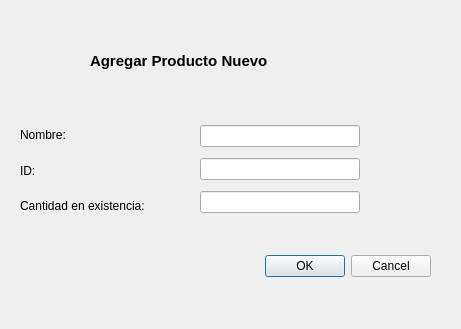
<?xml version="1.0" encoding="UTF-8"?>
<ui version="4.0">
 <class>AgregarProducto</class>
 <widget class="QDialog" name="AgregarProducto">
  <property name="geometry">
   <rect>
    <x>0</x>
    <y>0</y>
    <width>461</width>
    <height>329</height>
   </rect>
  </property>
  <property name="windowTitle">
   <string>Dialog</string>
  </property>
  <widget class="QDialogButtonBox" name="buttonBox">
   <property name="geometry">
    <rect>
     <x>250</x>
     <y>250</y>
     <width>181</width>
     <height>32</height>
    </rect>
   </property>
   <property name="orientation">
    <enum>Qt::Horizontal</enum>
   </property>
   <property name="standardButtons">
    <set>QDialogButtonBox::Cancel|QDialogButtonBox::Ok</set>
   </property>
  </widget>
  <widget class="QLabel" name="label">
   <property name="geometry">
    <rect>
     <x>90</x>
     <y>40</y>
     <width>241</width>
     <height>41</height>
    </rect>
   </property>
   <property name="font">
    <font>
     <pointsize>11</pointsize>
     <bold>true</bold>
    </font>
   </property>
   <property name="text">
    <string>Agregar Producto Nuevo</string>
   </property>
  </widget>
  <widget class="QWidget" name="verticalLayoutWidget">
   <property name="geometry">
    <rect>
     <x>20</x>
     <y>120</y>
     <width>160</width>
     <height>101</height>
    </rect>
   </property>
   <layout class="QVBoxLayout" name="verticalLayout">
    <item>
     <widget class="QLabel" name="label_2">
      <property name="text">
       <string>Nombre: </string>
      </property>
     </widget>
    </item>
    <item>
     <widget class="QLabel" name="label_3">
      <property name="text">
       <string>ID: </string>
      </property>
     </widget>
    </item>
    <item>
     <widget class="QLabel" name="label_4">
      <property name="text">
       <string>Cantidad en existencia:</string>
      </property>
     </widget>
    </item>
   </layout>
  </widget>
  <widget class="QWidget" name="verticalLayoutWidget_2">
   <property name="geometry">
    <rect>
     <x>200</x>
     <y>120</y>
     <width>160</width>
     <height>100</height>
    </rect>
   </property>
   <layout class="QVBoxLayout" name="verticalLayout_2">
    <item>
     <widget class="QLineEdit" name="txtNombreProductoNuevo"/>
    </item>
    <item>
     <widget class="QLineEdit" name="txtIDProductoNuevo"/>
    </item>
    <item>
     <widget class="QLineEdit" name="txtExistenciasProductoNuevo"/>
    </item>
   </layout>
  </widget>
 </widget>
 <resources/>
 <connections>
  <connection>
   <sender>buttonBox</sender>
   <signal>accepted()</signal>
   <receiver>AgregarProducto</receiver>
   <slot>accept()</slot>
   <hints>
    <hint type="sourcelabel">
     <x>248</x>
     <y>254</y>
    </hint>
    <hint type="destinationlabel">
     <x>157</x>
     <y>274</y>
    </hint>
   </hints>
  </connection>
  <connection>
   <sender>buttonBox</sender>
   <signal>rejected()</signal>
   <receiver>AgregarProducto</receiver>
   <slot>reject()</slot>
   <hints>
    <hint type="sourcelabel">
     <x>316</x>
     <y>260</y>
    </hint>
    <hint type="destinationlabel">
     <x>286</x>
     <y>274</y>
    </hint>
   </hints>
  </connection>
 </connections>
</ui>
